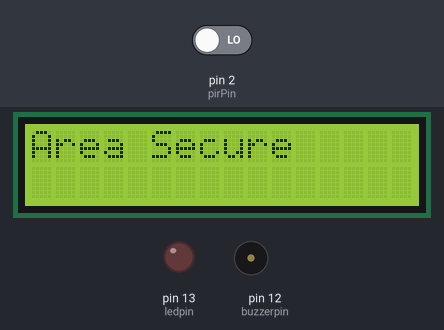
A program run on a simulated Arduino Uno, built with avr-gcc and run on an emulated ATmega328P. On the bench: 16×2 character LCD, output pins drawn as LEDs (lit = HIGH), buzzer (waves = sounding). The inputs (shaded band) are chosen by the test bench; at power-on: pin 2 (pirPin) LOW.

Above: at 1.2 s.
1.3 s: pin 2 (pirPin) driven HIGH
At 2.0 s:
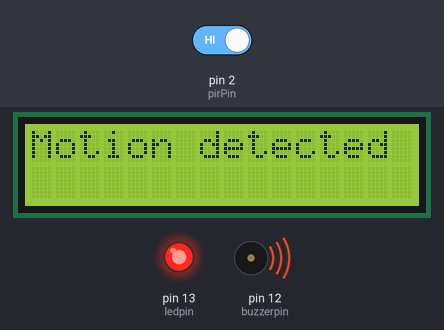
3.6 s: pin 2 (pirPin) driven LOW
At 4.1 s:
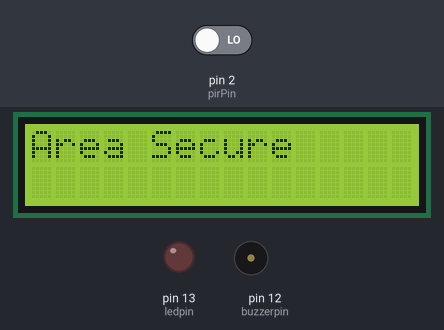
Timing chart, 0 to 6.6 s (numbered marks = the images above; inputs shaded):
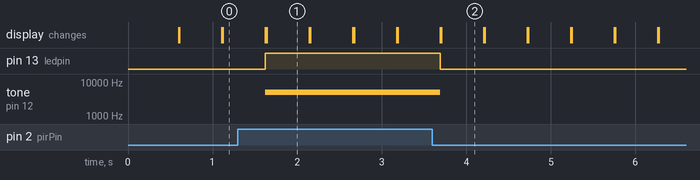

The program:

main.cpp
```cpp
#include <Arduino.h>

#include <Arduino.h>
#include <LiquidCrystal_I2C.h>

LiquidCrystal_I2C lcd(0x27,16,2);

int ledpin = 13;
int buzzerpin = 12;
int pirPin = 2;

void setup() {
  lcd.init();
  lcd.backlight();
  lcd.clear();

  pinMode(ledpin, OUTPUT);
  pinMode(buzzerpin, OUTPUT);
  pinMode(pirPin, INPUT);

  lcd.setCursor(0,0);
  lcd.print("ready to print");
  lcd.clear();
}

void loop() {
  int value = digitalRead(pirPin);
  if(value){
    digitalWrite(ledpin, HIGH);
    tone(buzzerpin,5000);
    lcd.setCursor(0,0);
    lcd.print("Motion detected");
    delay(500);

  }else{
    digitalWrite(ledpin, LOW);
    noTone(buzzerpin);
    lcd.setCursor(0,0);
    lcd.print("Area Secure");
    delay(500);
  }
  lcd.clear();
}
```

Measured:
- after the input at 1.3 s, pin 13 (ledpin): LOW → HIGH after 0.33 s; tone on pin 12 (buzzerpin): silent → 5000 Hz after 0.33 s; the display: first differs from a run without the input after 0.34 s (image 1)
- after the input at 3.6 s, pin 13 (ledpin): HIGH → LOW after 0.10 s; tone on pin 12 (buzzerpin): 5000 Hz → silent after 0.10 s; the display: first differs from a run without the input after 0.11 s (image 2)
- what the display in image 1 shows lasts 0.5 s, from 1.6 s to 2.1 s
